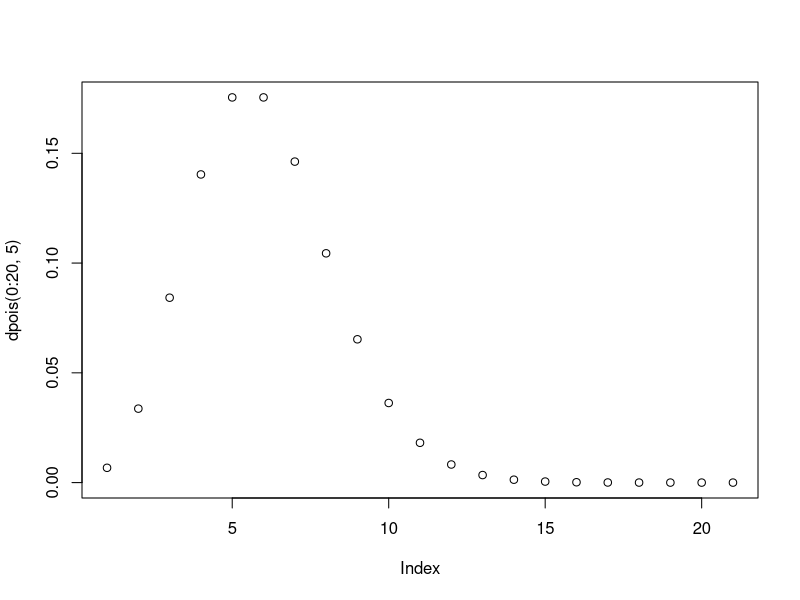

Write the R code that produced this figure.
## ---- chunk 1
seq(1, 3, 0.2)
## ---- chunk 2
rep(1:4, times=3)
## ---- chunk 3
paste(letters[1:7], 1:7)
## ---- chunk 4
1 / 10**abs(-2:2)
## ---- chunk 5
paste0(LETTERS[1:26], letters[1:26], collapse="")
## ---- chunk 6
plot(dpois(0:20, 5))
## ---- chunk 7
ppois(10, 5) - ppois(7, 5)
## ---- chunk 8
sum(dpois(8:10, 5))
## ---- chunk 9
# simulate a single independent month of crashes
sim_month <- function() {
  rpois(1, 5)
}

# repeat for 10,000 months
results <- 0
for (i in 1:10000) {
  results[i] = sim_month()
}

# separate months with between 8 and 10 crashes
eight_to_ten <- results[results >= 8 & results <= 10]

length(eight_to_ten) / length(results)
## ---- chunk 10
analyse_text <- function(x) {
  result <- vector('numeric', 3)
  names(result) <- c('num_words', 'max_word_length', 'mean_word_length')
  
  # remove special characters
  clean_x = gsub('[[:punct:]]', '', x)
  
  # split string into vector of individual words
  words = strsplit(clean_x, " ")[[1]]
  w_i = seq(along=words)

  result['num_words'] = length(words)
  result['max_word_length'] = max(nchar(words[w_i]))
  result['mean_word_length'] = mean(nchar(words[w_i]))
  
  result
}
## ---- chunk 11
analyse_text("Hello!")
analyse_text("The quick brown fox jumps over the lazy dog.")
